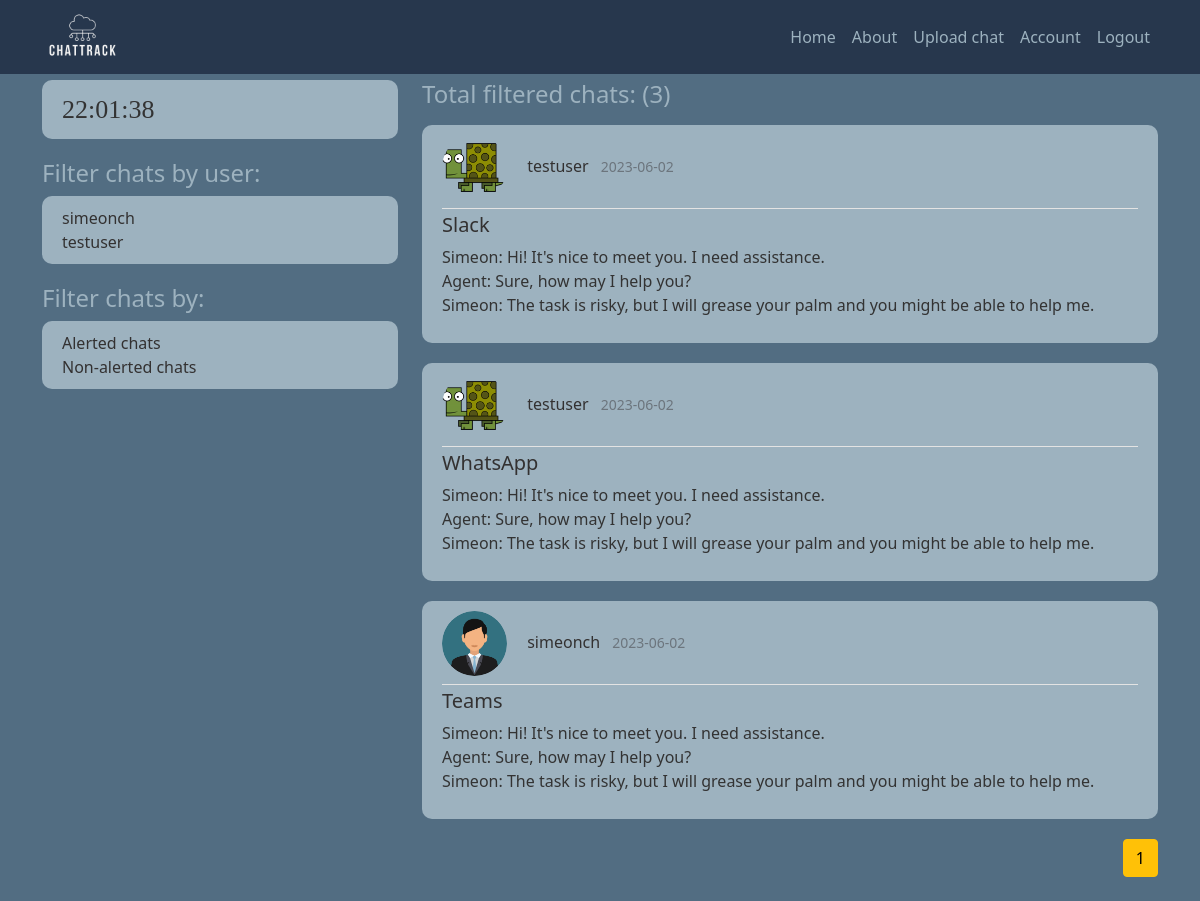
The app's page /alerted/true (signed in), older data.
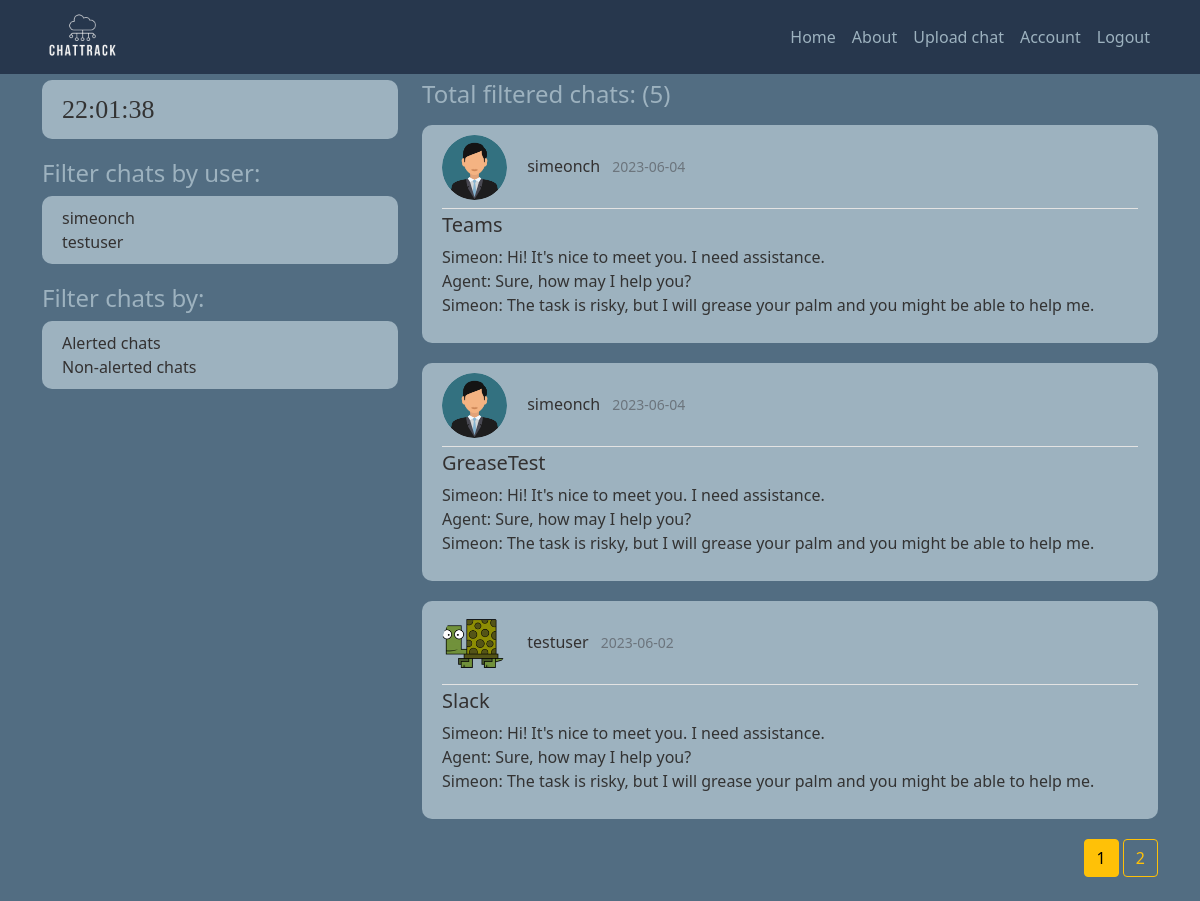
The same page, newer data.
### chattrack/models.py (models this page shows, shortened)
class User(db.Model, UserMixin):
    id = db.Column(db.Integer, primary_key=True)
    username = db.Column(db.String(20), unique=True, nullable=False)
    email = db.Column(db.String(50), unique=True, nullable=False)
    profile_pic = db.Column(db.String(20), nullable=False, default='default.jpg')
    password = db.Column(db.String(60), nullable=False)
    chats = db.relationship('Chat', backref='owner', lazy=True)

class Chat(db.Model):
    id = db.Column(db.Integer, primary_key=True)
    has_alerts = db.Column(db.Boolean, nullable=False, default=False)
    date_uploaded = db.Column(db.DateTime, nullable=False, default=datetime.utcnow)
    channel = db.Column(db.String(30), nullable=False)
    content = db.Column(db.Text, nullable=False)
    user_id = db.Column(db.Integer, db.ForeignKey('user.id'), nullable=False)

### chattrack/routes.py (the view)
@app.route("/alerted/<string:alerted>")
def alerted_chats(alerted):
    if alerted == 'true':
        has_alerts = True
    elif alerted == 'false':
        has_alerts = False
    page = request.args.get('page', 1, type=int)
    all_users = User.query.all()
    queried_chats = Chat.query.filter_by(has_alerts=has_alerts).order_by(Chat.date_uploaded.desc()).paginate(page=page, per_page=3)
    return render_template('alerted_chats.html', title="Home", chats=queried_chats, users=all_users, alerted=alerted)

### chattrack/models.py (called while the page is built)
@login_manager.user_loader # get an id to keep session of the user
def load_user(user_id):
    return User.query.get(int(user_id))

### chattrack/templates/alerted_chats.html
{% extends "init_template.html" %}
{% block content %}
<h4 class="mb-3"> Total filtered chats: ({{ chats.total }})</h4>
  {% if current_user.is_authenticated %}
      {% for chat in chats.items %}
        <article class="media content-section">
          <div class="media-body">
            <div class="article-metadata pb-2">
                <img class="rounded-circle article-img" src="{{ url_for('static', filename='profile_pictures/' + chat.owner.profile_pic) }}">
                <a class="username me-2" href="{{ url_for('user_chats', username=chat.owner.username) }}">{{ chat.owner.username }}</a>
                <small class="text-muted">{{ chat.date_uploaded.strftime('%Y-%m-%d') }}</small>
              </div>
              <h5><a class="article-title" href="{{ url_for('chat', chat_id=chat.id)}}">{{ chat.channel }}</a></h5>
              <p class="article-content">{{ chat.content }}</p>
            </div>
          </article>
      {% endfor %}
      <div class="float-end">
        {% for page_num in chats.iter_pages(left_edge=1, right_edge=1, left_current=1, right_current=2) %}
          {% if page_num %}
            {% if chats.page == page_num %}
              <a class="btn btn-warning mb-4" href="{{ url_for('alerted_chats', page=page_num, alerted=alerted) }}">{{ page_num }}</a>
            {% else %}
              <a class="btn btn-outline-warning mb-4" href="{{ url_for('alerted_chats', page=page_num, alerted=alerted) }}">{{ page_num }}</a>
            {% endif %}
          {% else %}
            ...
          {% endif %}
        {% endfor %}
        </div>
  {% else %}
    <div class="alert alert-primary" role="alert">
      <div class="panel-heading">Please log in!</div>
    </div>
  {% endif %}
{% endblock content %}

### chattrack/templates/init_template.html (shortened to what this page needs)
<!DOCTYPE html>
<html>
    <head>
        <link href="https://cdn.jsdelivr.net/npm/bootstrap@5.0.2/dist/css/bootstrap.min.css" rel="stylesheet">
        <link rel="stylesheet" type="text/css" href="{{ url_for('static', filename='main.css') }}">
    </head>
    <body>
        <header class="site-header">
            <nav class="navbar navbar-expand-lg navbar-dark fixed-top">
              <div class="container">
                <a class="navbar-brand mr-4" href="/"><img style="max-width: 80px;max-height: 180px;"src="{{ url_for('static', filename='logos/logo.png') }}"></a>
                <div class="collapse navbar-collapse" id="navbarToggle">
                  <div class="navbar-nav ms-auto">
                    <a class="nav-item nav-link" href="{{ url_for('home') }}">Home</a>
                    <a class="nav-item nav-link" href="{{ url_for('about') }}">About</a>
                    {% if current_user.is_authenticated %}
                    <a class="nav-item nav-link" href="{{ url_for('upload_chat') }}">Upload chat</a>
                    <a class="nav-item nav-link" href="{{ url_for('account') }}">Account</a>
                    <a class="nav-item nav-link" href="{{ url_for('logout') }}">Logout</a>
                    {% else %}
                      <a class="nav-item nav-link" href="{{ url_for('login') }}">Login</a>
                      <a class="nav-item nav-link" href="{{ url_for('register') }}">Register</a>
                    {% endif %}
                  </div>
                </div>
              </div>
            </nav>
          </header>
          <main role="main" class="container">
            <div class="row">
              <div class="col-md-4">
                <div class="content-section">
                  <div id="clock">
                  </div>
              </div>
                {% if users and current_user.is_authenticated%}
                <h4>Filter chats by user:</h4>
                <div class="content-section">
                  {% for user in users %}
                    <a class="username me-2" href="{{ url_for('user_chats', username=user.username) }}">{{ user.username }}</a><br>
                  {% endfor %}
                </div>
              <h4>Filter chats by:</h4>
              <div class="content-section">
                  <a class="username me-2" href="{{ url_for('alerted_chats', alerted='true') }}">Alerted chats</a><br>
                  <a class="username me-2" href="{{ url_for('alerted_chats', alerted='false') }}">Non-alerted chats</a><br>
              </div>
              {% endif %}
            </div>
                <div class="col-md-8">
                  {% block content %}{% endblock %}
                </div>
          </main>
    </body>
</html>

Row changes from the older to the newer data that the page shows:
no longer on this page (row unchanged): Chat: profile_pic (picture), owner.username "testuser", date_uploaded "2023-06-02", channel "WhatsApp", content "Simeon: Hi! It's nice to meet you. I need assistance. Agent: Sure, how may I help you? Simeon: The task is risky, but I will grease your palm and you might be able to help me."
no longer on this page (row unchanged): Chat: profile_pic (placeholder picture), owner.username "simeonch", date_uploaded "2023-06-02", channel "Teams", content "Simeon: Hi! It's nice to meet you. I need assistance. Agent: Sure, how may I help you? Simeon: The task is risky, but I will grease your palm and you might be able to help me."
added Chat: profile_pic (placeholder picture), owner.username "simeonch", date_uploaded "2023-06-04", channel "Teams", content "Simeon: Hi! It's nice to meet you. I need assistance. Agent: Sure, how may I help you? Simeon: The task is risky, but I will grease your palm and you might be able to help me."
added Chat: profile_pic (placeholder picture), owner.username "simeonch", date_uploaded "2023-06-04", channel "GreaseTest", content "Simeon: Hi! It's nice to meet you. I need assistance. Agent: Sure, how may I help you? Simeon: The task is risky, but I will grease your palm and you might be able to help me."
Text that changed along with them:
{{ chats.total }}: "3" → "5"
new list line: "2"
